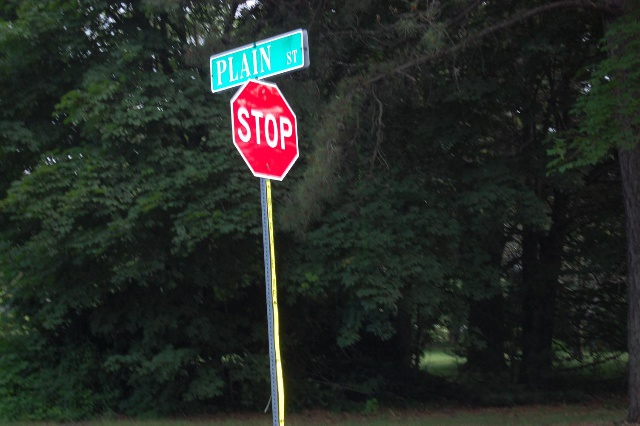
#> input picture Lab4/stop0.jpg, 640 x 426 px
$ python lab4.py
#> lines starting #> are read from the running program, lines starting #| are printed output that depends on the picture; after the words box and inside, x2 and y2 are one past the last pixel; in counts of white or black regions, pixels touching at a corner belong together
# Name: Bao (Jean) Duong & Mehmet Yilmaz
# Date: 9-20-20
# Class: Computer Vision
# Assignment: Lab 4 - Color Segmentation

import cv2
import numpy as np

low_thresholds = [50, 50, 50]
high_thresholds = [250, 250, 250]

def main():
    bgr_img = cv2.imread("stop0.jpg")
#> bgr_img is the input picture: shape (426, 640, 3); mean B, G, R 37, 41.7, 36.4
    image_height = bgr_img.shape[0]
#> image_height = 426
    image_width = bgr_img.shape[1]
#> image_width = 640

    cv2.imshow("Input image", bgr_img)

    # Convert BGR to HSV.
    hsv_img = cv2.cvtColor(bgr_img, cv2.COLOR_BGR2HSV)
#> hsv_img: shape (426, 640, 3); mean H, S, V 71, 56.8, 45.3
    cv2.imshow("HSV image", hsv_img)

    # Split into the different bands.
    planes = cv2.split(hsv_img)
    windowNames = ["Hue image", "Saturation image", "Gray image"]
    for i in range(3):
        cv2.namedWindow(windowNames[i])

    # Create output thresholded image.
    thresh_img = np.full((image_height, image_width), 255, dtype=np.uint8)

    for i in range(3):
        low_val = low_thresholds[i]
        high_val = high_thresholds[i]

        if (i == 0):
            # Manually threshold Hue (low: 95 | high: 190).
            _, low_img = cv2.threshold(planes[0], 115, 255, cv2.THRESH_BINARY)
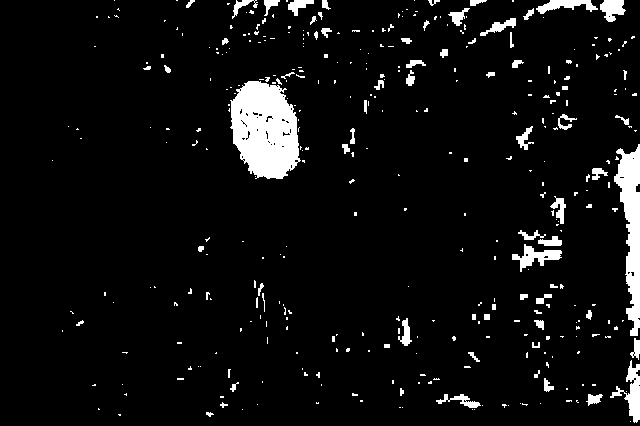
#> low_img: shape (426, 640); 5.9% white; 376 white regions (301 under 20 px), largest, box (x1, y1, x2, y2) and area: (230, 81, 301, 179) 5141, (614, 144, 640, 336) 2641, (610, 360, 640, 423) 676
            _, high_img = cv2.threshold(planes[0], 190, 255, cv2.THRESH_BINARY_INV)
#> high_img: shape (426, 640); every value is 255

            # Manually threshold Saturating (low: 90 | high: 255).
        elif (i == 1):
            _, low_img = cv2.threshold(planes[1], 90, 255, cv2.THRESH_BINARY)
            _, high_img = cv2.threshold(planes[1], 255, 255, cv2.THRESH_BINARY_INV)

            # Manually threshold Gray (low: 107 | high: 255).
        elif (i == 2):
            _, low_img = cv2.threshold(planes[2], 70, 255, cv2.THRESH_BINARY)
            _, high_img = cv2.threshold(planes[2], 255, 255, cv2.THRESH_BINARY_INV)

        thresh_band_img = cv2.bitwise_and(low_img, high_img)
        cv2.imshow(windowNames[i], thresh_band_img)

        # AND with output thresholded image.
        thresh_img = cv2.bitwise_and(thresh_img, thresh_band_img)

        # Save picture after it has been threshold
        output = cv2.imwrite("output0.png", thresh_img)

        # Morphological closing and opening on binary picture.
        morph()

def morph():
    # Read in oput images, but have to be manually edited.
    binary_img = cv2.imread("output0.png")

    kernel = cv2.getStructuringElement(cv2.MORPH_ELLIPSE, (5, 5))
    binary_img = cv2.morphologyEx(binary_img, cv2.MORPH_CLOSE, kernel)
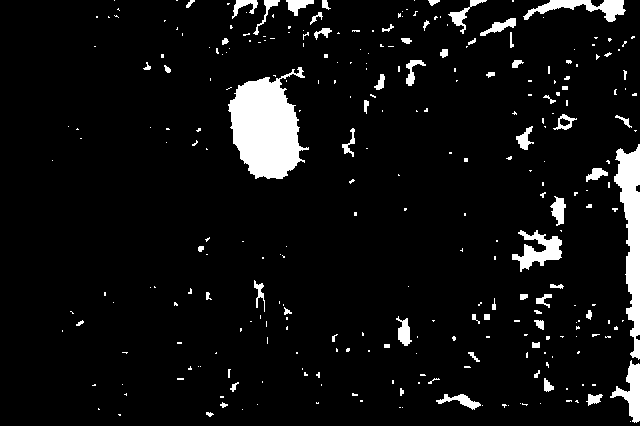
#> binary_img: shape (426, 640, 3); 6.5% white; 293 white regions (226 under 20 px), largest, box (x1, y1, x2, y2) and area: (228, 67, 309, 179) 5649, (614, 144, 640, 360) 2878, (512, 230, 562, 272) 965
    binary_img = cv2.morphologyEx(binary_img, cv2.MORPH_OPEN, kernel)
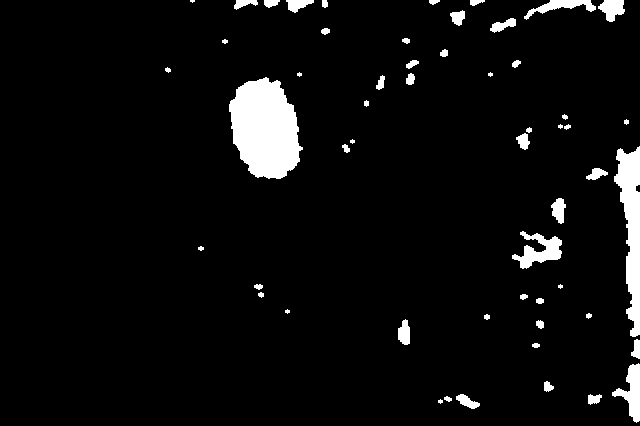
#> binary_img: shape (426, 640, 3); 5.2% white; 55 white regions (8 under 20 px), largest, box (x1, y1, x2, y2) and area: (229, 77, 303, 179) 5469, (614, 146, 640, 337) 2729, (512, 231, 562, 269) 892
    filter = cv2.imwrite("filtered0.png", binary_img)

if __name__ == "__main__":
    main()
